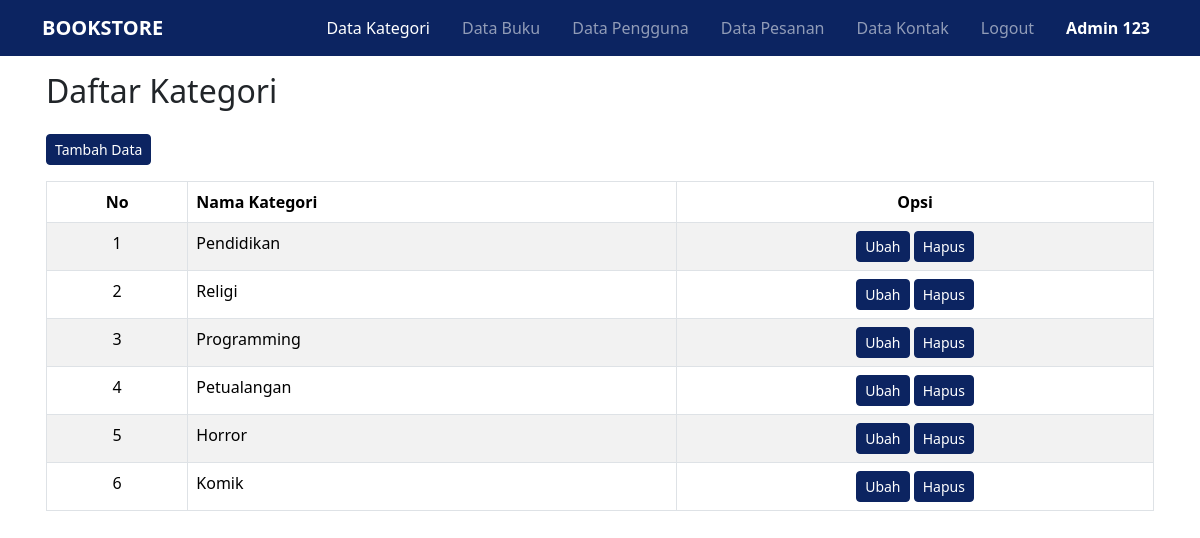
/admin/index.php (signed in), run on an earlier commit of the app's database.
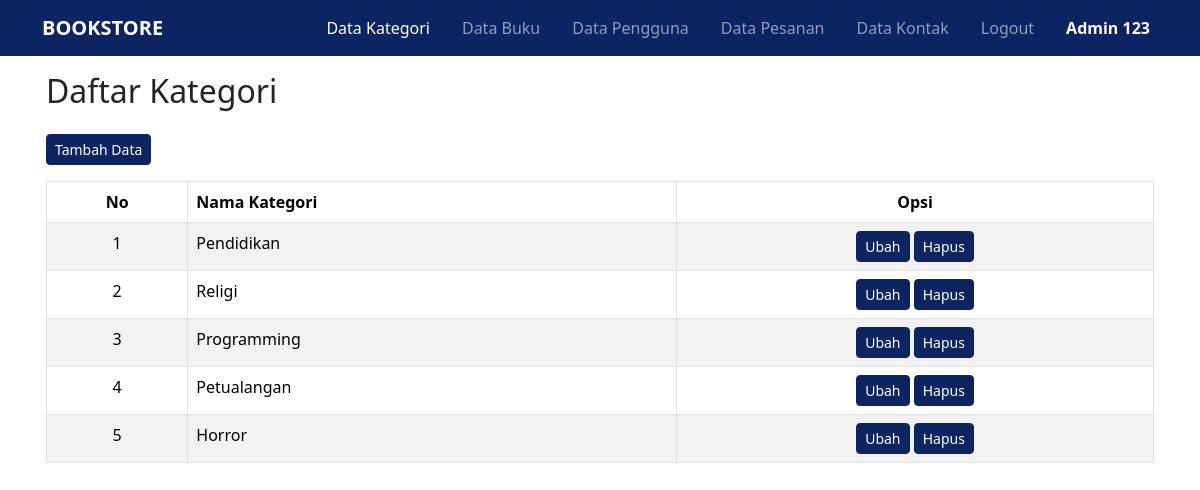
And on a later commit of the database.
### tables this page shows
CREATE TABLE `tb_kategori` (
  `id_kategori` int(11) NOT NULL,
  `kategori` varchar(30) NOT NULL
);

### admin/halaman/data_kategori.php (the view, shortened to what this page needs)
<?php
$sql = "SELECT * FROM tb_kategori";
$query = mysqli_query($connectDB, $sql);
$jumlahData = mysqli_num_rows($query);
?>
<div class="row">
    <div class="col">
        <h1 class="mb-4 h2">Daftar Kategori</h1>
        <a href="index.php?hal=tambah_kategori&section=hal_tambah_kategori" class="btn btn-primary btn-sm mb-3">Tambah Data</a>
        <?php
        if ($jumlahData == 0) {
        ?>
            <div class="alert alert-primary mt-2" role="alert">
                Data kategori belum tersedia..
            </div>
        <?php
        } else {
        ?>
            <table class="table table-bordered table-striped">
                <thead>
                    <tr>
                        <th scope="col" class="text-center">No</th>
                        <th scope="col">Nama Kategori</th>
                        <th scope="col" class="text-center">Opsi</th>
                    </tr>
                </thead>
                <tbody>
                    <?php
                    $no = 0;
                    while ($data = mysqli_fetch_assoc($query)) :
                        $no++;
                    ?>
                        <tr>
                            <td scope="row" class="text-center"><?= $no; ?></td>
                            <td><?= $data['kategori']; ?></td>
                            <td class="text-center">
                                <a href="index.php?hal=ubah_kategori&id=<?= $data['id_kategori']; ?>&section=hal_edit_kategori" class="btn btn-primary btn-sm">Ubah</a>
                                <a href="halaman/process/proses_hapus.php?id=<?= $data['id_kategori']; ?>&proses=hapus_kategori" class="btn btn-primary btn-sm" onclick="return confirm('Yakin ingin menghapusnya?')">Hapus</a>
                            </td>
                        </tr>
                    <?php
                    endwhile;
                    ?>
                </tbody>
            </table>
        <?php
        }
        ?>
    </div>
</div>

What changed in the data, as far as the page shows it:
removed tb_kategori: kategori "Komik"
